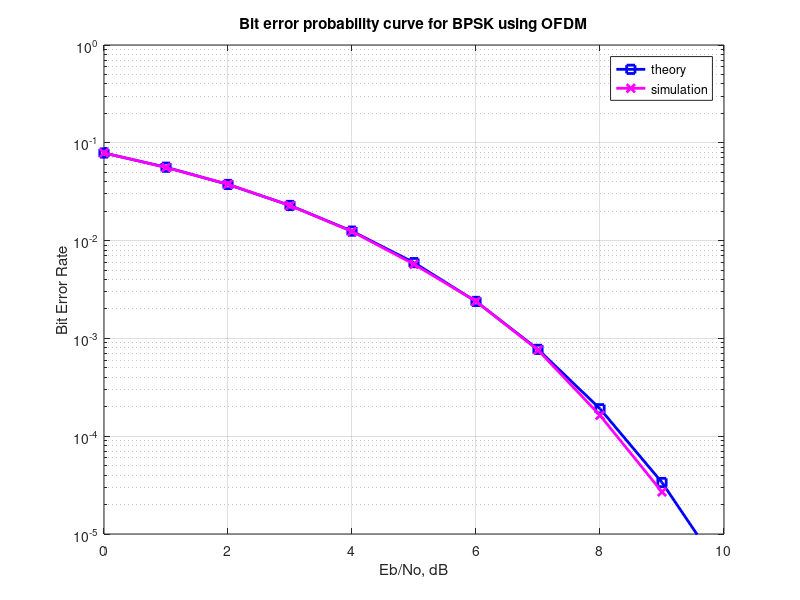

Write the MATLAB code that produced this figure.
clear all 
nFFT = 64; 
nDSC = 52;  
nBitPerSym = 52;  
nSym = 10^4; 
EbN0dB = [0:10];
EsN0dB = EbN0dB + 10*log10(nDSC/nFFT) + 10*log10(64/80); % converting to symbol to noise ratio 
for ii = 1:length(EbN0dB) 
% Transmitter 
ipBit = rand(1,nBitPerSym*nSym) > 0.5; % random 1's and 0's 
 ipMod = 2*ipBit-1; % BPSK modulation 0 --> -1, 1 --> +1 
   ipMod = reshape(ipMod,nBitPerSym,nSym).'; % grouping into multiple symbolsa 
  
   % Assigning modulated symbols to subcarriers from [-26 to -1, +1 to +26] 
   xF = [zeros(nSym,6) ipMod(:,[1:nBitPerSym/2]) zeros(nSym,1) ipMod(:,[nBitPerSym/2+1:nBitPerSym]) zeros(nSym,5)] ; 
    
   % Taking FFT, the term (nFFT/sqrt(nDSC)) is for normalizing the power of transmit symbol to 1  
   xt = (nFFT/sqrt(nDSC))*ifft(fftshift(xF.')).';     % Appending cylic prefix 
   xt = [xt(:,[49:64]) xt]; 
  
   % Concatenating multiple symbols to form a long vector 
   xt = reshape(xt.',1,nSym*80); 
   
   % Gaussian noise of unit variance, 0 mean 
   nt = 1/sqrt(2)*[randn(1,nSym*80) + j*randn(1,nSym*80)]; 
  
   % Adding noise, the term sqrt(80/64) is to account for the wasted energy due to cyclic prefix 
   yt = sqrt(80/64)*xt + 10^(-EsN0dB(ii)/20)*nt; 
  
   % Receiver 
   yt = reshape(yt.',80,nSym).'; % formatting the received vector into symbols 
   yt = yt(:,[17:80]); % removing cyclic prefix 
  
   % converting to frequency domain 
   yF = (sqrt(nDSC)/nFFT)*fftshift(fft(yt.')).';  
   yMod = yF(:,[6+[1:nBitPerSym/2] 7+[nBitPerSym/2+1:nBitPerSym] ]);  
  
   % BPSK demodulation 
   % +ve value --> 1, -ve value --> -1 
   ipModHat = 2*floor(real(yMod/2)) + 1; 
   ipModHat(find(ipModHat>1)) = +1; 
   ipModHat(find(ipModHat<-1)) = -1; 
  
   % converting modulated values into bits 
   ipBitHat = (ipModHat+1)/2; 
   ipBitHat = reshape(ipBitHat.',nBitPerSym*nSym,1).'; 
  
   % counting the errors 
   nErr(ii) = size(find(ipBitHat - ipBit),2); 
  
end 
  
simBer = nErr/(nSym*nBitPerSym); 
theoryBer = (1/2)*erfc(sqrt(10.^(EbN0dB/10))); 
  
close all; 
semilogy(EbN0dB,theoryBer,'bs-','LineWidth',2); 
hold on 
semilogy(EbN0dB,simBer,'mx-','LineWidth',2); 
axis([0 10 10^-5 1]) 
grid on 
legend('theory', 'simulation'); 
xlabel('Eb/No, dB') 
ylabel('Bit Error Rate') 
title('Bit error probability curve for BPSK using OFDM')
